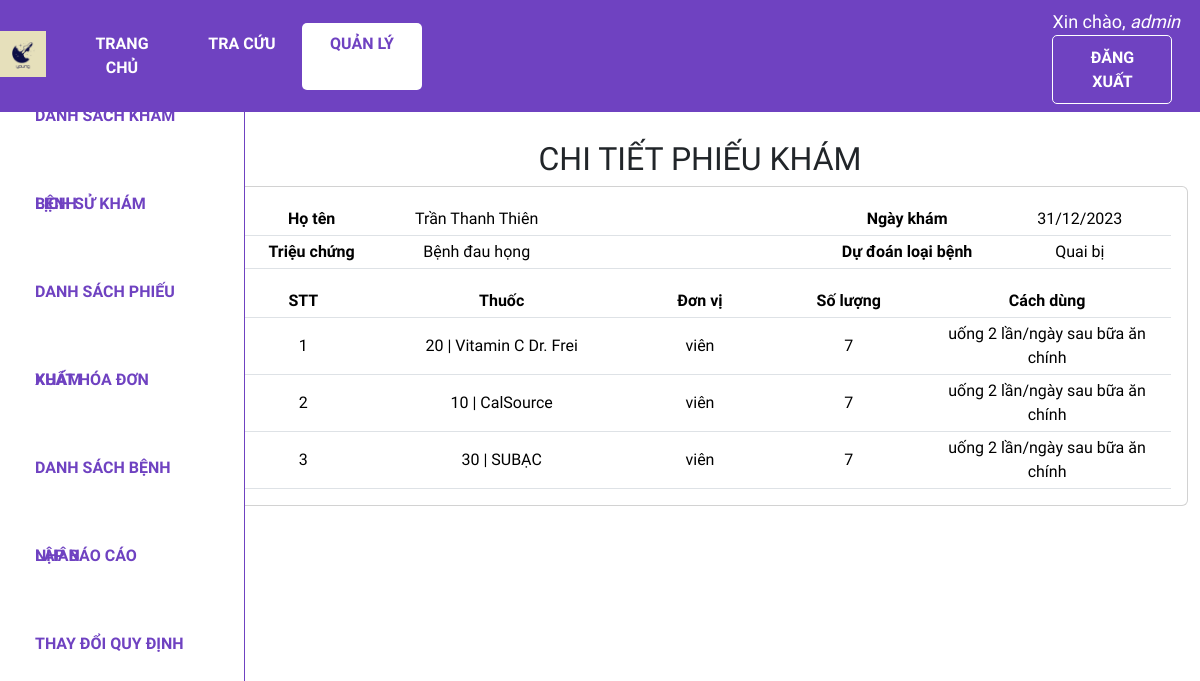
The page /xem_pk/PK8345777613 (signed in) on the database its author committed.
### web_core/models.py (models this page shows, shortened)
class PHIEUKHAM(models.Model):
    id = ShortUUIDField(
        verbose_name='ID phiếu khám',
        length=10,
        max_length=12,
        prefix="PK",
        alphabet="0123456789",
        primary_key=True
    )
    id_benhnhan = models.ForeignKey(BENHNHAN, on_delete = models.CASCADE,verbose_name = 'ID bệnh nhân', null = True)
    ngay_kham = models.DateTimeField('Ngày khám', auto_now_add = True)
    trieu_chung = models.CharField('Triệu chứng', max_length = 100, blank = False)
    loai_benh = models.ForeignKey(DANHMUC, on_delete = models.CASCADE, limit_choices_to = {'loai':'Bệnh'}, related_name = 'benh',verbose_name = 'Loại bệnh',null = True)

class BENHNHAN(models.Model):
    GIOITINH = (
        ('Nam', 'Nam'),
        ('Nữ', 'Nữ'),
    )
    id = ShortUUIDField(
        verbose_name='ID bệnh nhân',
        length=10,
        max_length=12,
        prefix="BN",
        alphabet="0123456789",
        primary_key=True)
    ho_ten = models.CharField('Họ tên', max_length = 100)
    gioi_tinh = models.CharField('Giới tính', max_length = 3, choices = GIOITINH)
    ngay_sinh = models.DateField('Ngày sinh', default = '01/01/1990', null=True)
    dia_chi = models.CharField('Địa chỉ', max_length = 255, null = True)

class DANHMUC(models.Model):
    CATEGORIES = (
        ('Bệnh', 'Bệnh'),
        ('Thuốc', 'Thuốc'),
        ('Đơn vị', 'Đơn vị'),
        ('Cách dùng', 'Cách dùng'),
    )
    id = ShortUUIDField(
        verbose_name='ID Danh mục',
        length=10,
        max_length=12,
        prefix="DM",
        alphabet="0123456789",
        primary_key=True)
    ten = models.CharField('Tên', max_length=255, unique = True)
    loai = models.CharField('Loại', max_length=20, choices=CATEGORIES)
    gia_tri = models.IntegerField('Giá trị', null=True, blank=True, validators=[MinValueValidator(0)])
    def __str__(self):
        return self.ten

class SUDUNGTHUOC(models.Model):
    id_phieukham = models.ForeignKey('PHIEUKHAM', on_delete = models.CASCADE, verbose_name = 'ID phiếu khám', null = True)
    thuoc = models.ForeignKey(DANHMUC, on_delete = models.CASCADE, limit_choices_to = {'loai':'Thuốc'}, related_name = 'thuoc', verbose_name = 'Thuốc', null = True)
    soluong = models.IntegerField('Số lượng', validators = [MinValueValidator(1)])
    don_vi = models.ForeignKey(DANHMUC, on_delete = models.CASCADE, limit_choices_to = {'loai':'Đơn vị'}, related_name = 'don_vi', verbose_name = 'Đơn vị', null = True)
    cach_dung = models.ForeignKey(DANHMUC, on_delete = models.CASCADE, limit_choices_to = {'loai':'Cách dùng'}, related_name = 'cach_dung', verbose_name = 'Cách dùng', null = True)

### web_core/views.py (the view)
# urls.py: path('xem_pk/<str:id>', views.view_phieukham, name='quanli_xem_phieukham'),
@login_required(login_url='login')
def view_phieukham(request, id):
    phieukham = PHIEUKHAM.objects.get(id=id)
    sdt = SUDUNGTHUOC.objects.filter(id_phieukham = id)
    enum_dsthuoc = enumerate(sdt,start = 1)
    context = {'phieukham':phieukham, 'enum_dsthuoc':enum_dsthuoc}
    return render(request,'web_core/view_phieukham.html', context)

### web_core/templates/web_core/view_phieukham.html (shortened to what this page needs)
{% extends 'web_core/main.html' %}
{% block content %}
<div class="row">
    <div class="col-md-2">
        {% include 'web_core/sidebar.html' %}
    </div>
    <div class="col-md-10">
        <h2 class="table-title" style>CHI TIẾT PHIẾU KHÁM</h2>
        <div class="card card-body">
            <table class="table table-sm">
                <tr>
                    <th class="mid-content">Họ tên</th>
                    <td class="mid-content">{{phieukham.id_benhnhan.ho_ten}}</td>
                    <th class="small-content"></th>
                    <th class="small-content"></th>
                    <th class="small-content"></th>
                    <th class="small-content">Ngày khám</th>
                    <td class="small-content">{{phieukham.ngay_kham|date:"d/m/Y"}}</td>
                </tr>
                <tr>
                    <th class="mid-content">Triệu chứng</th>
                    <td class="mid-content">{{phieukham.trieu_chung}}</td>
                    <th class="small-content"></th>
                    <th class="small-content"></th>
                    <th class="small-content"></th>
                    <th class="mid-content">Dự đoán loại bệnh</th>
                    <td class="mid-content">{{phieukham.loai_benh.ten}}</td>
                </tr>
            </table>
            <table class="table table-sm">
                <tr class="table-head">
                    <th class="small-content">STT</th>
                    <th class="mid-content">Thuốc</th>
                    <th class="small-content">Đơn vị</th>
                    <th class="small-content">Số lượng</th>
                    <th class="mid-content">Cách dùng</th>
                </tr>
                {% for index, sdthuoc in enum_dsthuoc %}
                <tr>
                    <td class="small-content">{{index}}</td>
                    <td class="mid-content">{{sdthuoc.thuoc}}</td>
                    <td class="small-content">{{sdthuoc.don_vi}}</td>
                    <td class="small-content">{{sdthuoc.soluong}}</td>
                    <td class="mid-content">{{sdthuoc.cach_dung}}</td>
                </tr>
                {% endfor %}
            </table>
        </div>
    </div>
</div>
{% endblock %}

### web_core/templates/web_core/navbar.html (shortened to what this page needs)
{% load static %}
<nav class="navbar navbar-expand-lg my-navbar fixed-top">
    <a class="navbar-brand" href="{% url 'home' %}">
        <img alt="logo-brand" src="{% static 'images/favicon.png' %}" height="50" style="padding-bottom: 4px" />
    </a>
    <div class="collapse navbar-collapse" id="navbarNav">
        {% with request.resolver_match.url_name as url_name %}
        <div class="navbar-nav">
            <a class="nav-item nav-link my-nav-item {% if url_name == 'home' %}my-nav-active{% endif %}"
                href="{% url 'home' %}">Trang chủ</a>
            <a class="nav-item nav-link my-nav-item {% if url_name == 'lsk_guest' %}my-nav-active{% endif %}"
                href="{% url 'lsk_guest' %}">Tra cứu</a>
            <a class="nav-item nav-link my-nav-item {% if 'quanli' in url_name %}my-nav-active{% endif %}"
                href="{% url 'quanli_dskb' %}">Quản lý</a>
        </div>
        {% endwith %}
    </div>
    {% with request.resolver_match.url_name as url_name %}
    {% if request.user.is_authenticated %}
    <div class="ml-auto">
        <span class="hello-msg">Xin chào, <span>{{ request.user }}</span></span>
        <a class="nav-item nav-link my-nav-item my-btn" href="{% url 'logout' %}">Đăng xuất</a>
    </div>
    {% else %}
    <div class="ml-auto">
        <a class="nav-item nav-link my-nav-item my-btn {% if url_name == 'login' %}my-nav-active{% endif %}"
            href="{% url 'login' %}">Đăng nhập</a>
    </div>
    {% endif %}
    {% endwith %}
</nav>

### web_core/static/css/main.css (style rules this page uses)
* { font-family: 'Baloo 2', cursive; }
html, body { margin: 0; padding: 0; height: 100%; overflow-x: hidden; }

### web_core/templates/web_core/navbar.html (style rules this page uses)
.my-navbar.fixed-top { position: fixed; color: #fff; background-color: #6f42c1; z-index: 10; }
.my-nav-item { color: #fff; font-weight: bold; padding: 9.6px 16px !important; text-transform: uppercase; border-radius: 5px; width: 120px; text-align: center; }
.my-nav-active, .my-nav-active:hover { color: #6f42c1; background-color: #fff; }
.my-btn { border: 1px solid #fff; margin-right: 10px; }
.hello-msg { font-size: 18px; color: #fff; margin-right: 20px; }
.hello-msg>span { font-style: italic; }

### web_core/templates/web_core/view_phieukham.html (style rules this page uses)
.col-md-2 { padding: 0; }
.col-md-10 { margin-top: 50px; }
.card-body { padding-bottom: 0px; }
.table-title { text-align: center; }
.table th, .table td { vertical-align: middle; text-align: center; }
.small-content { width: 150px; }
.mid-content { width: 250px; }
.table-head { color: #ffff; background-color: #6f42c1; }

### rows shown on the page
PHIEUKHAM: id_benhnhan.ho_ten "Trần Thanh Thiên", ngay_kham "31/12/2023", trieu_chung "Bệnh đau họng", loai_benh.ten "Quai bị"
SUDUNGTHUOC: index "1", thuoc "20 | Vitamin C Dr. Frei", don_vi "viên", soluong "7", cach_dung "uống 2 lần/ngày sau bữa ăn chính"
SUDUNGTHUOC: index "2", thuoc "10 | CalSource", don_vi "viên", soluong "7", cach_dung "uống 2 lần/ngày sau bữa ăn chính"
SUDUNGTHUOC: index "3", thuoc "30 | SUBẠC", don_vi "viên", soluong "7", cach_dung "uống 2 lần/ngày sau bữa ăn chính"

### other values the page prints
{{ request.user }} "admin"
